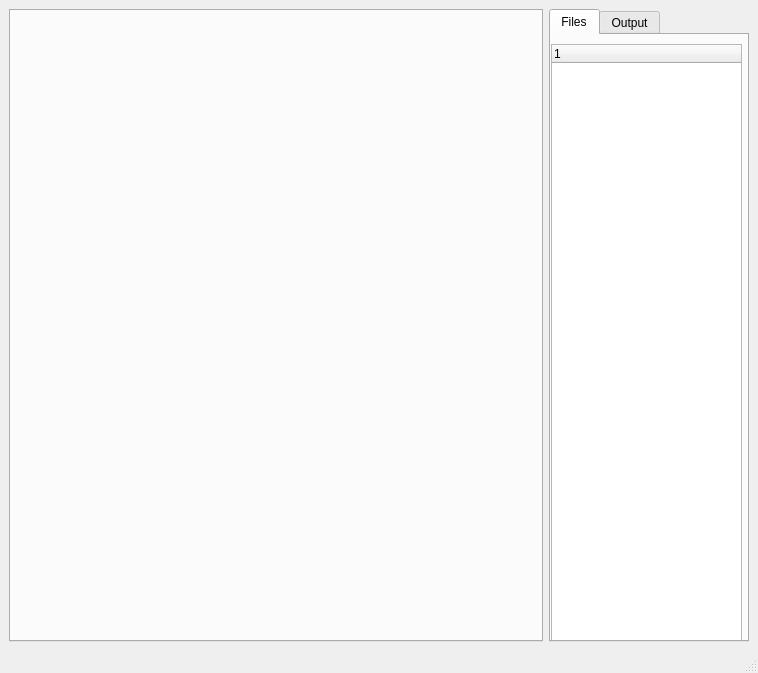
<?xml version="1.0" encoding="UTF-8"?>
<ui version="4.0">
 <class>MainWindow</class>
 <widget class="QMainWindow" name="MainWindow">
  <property name="geometry">
   <rect>
    <x>0</x>
    <y>0</y>
    <width>758</width>
    <height>673</height>
   </rect>
  </property>
  <property name="windowTitle">
   <string>Simple Editor</string>
  </property>
  <widget class="QWidget" name="centralwidget">
   <layout class="QHBoxLayout" name="horizontalLayout">
    <item>
     <widget class="QTabWidget" name="tabWidget">
      <property name="minimumSize">
       <size>
        <width>500</width>
        <height>0</height>
       </size>
      </property>
      <property name="currentIndex">
       <number>-1</number>
      </property>
     </widget>
    </item>
    <item>
     <widget class="QTabWidget" name="tabWidget_2">
      <property name="maximumSize">
       <size>
        <width>200</width>
        <height>16777215</height>
       </size>
      </property>
      <property name="currentIndex">
       <number>0</number>
      </property>
      <widget class="QWidget" name="tab_5">
       <attribute name="title">
        <string>Files</string>
       </attribute>
       <widget class="QWidget" name="horizontalLayoutWidget_2">
        <property name="geometry">
         <rect>
          <x>0</x>
          <y>9</y>
          <width>191</width>
          <height>601</height>
         </rect>
        </property>
        <layout class="QHBoxLayout" name="horizontalLayout_3">
         <item>
          <widget class="QTreeWidget" name="treeWidget">
           <column>
            <property name="text">
             <string/>
            </property>
           </column>
          </widget>
         </item>
        </layout>
       </widget>
      </widget>
      <widget class="QWidget" name="tab_6">
       <attribute name="title">
        <string>Output</string>
       </attribute>
       <widget class="QWidget" name="horizontalLayoutWidget">
        <property name="geometry">
         <rect>
          <x>0</x>
          <y>-1</y>
          <width>191</width>
          <height>611</height>
         </rect>
        </property>
        <layout class="QHBoxLayout" name="horizontalLayout_2">
         <item>
          <widget class="QTextEdit" name="textEdit"/>
         </item>
        </layout>
       </widget>
      </widget>
     </widget>
    </item>
   </layout>
  </widget>
  <widget class="QStatusBar" name="statusbar"/>
 </widget>
 <resources/>
 <connections/>
</ui>
